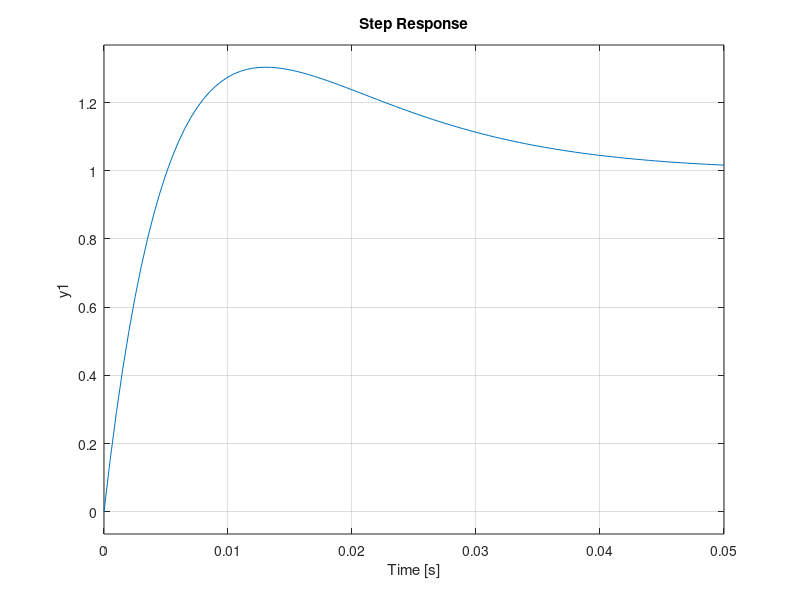

This chart was generated by the following MATLAB code: (Note: this script raises an error after producing the figure.)
% Check the power supply BW
% Compensation TF should be applied on QF not QF/BEND
% Test what the delay should be?  Sample rate or BW reasoning?
% Test the tolerance to parameter uncertainty (TF high poles)
% Timing should not independent of BEND setpoint!
% Check the timing of a point in the middle of the sequence

clear

Fig1 = 7;
Fig2 = 8;

FigN = 19;

% Power supply TF
w = 2 * pi * 7.8;
sys = tf(1,[1/w 1]);
%bode(H)



%%%%%%%%%%%%%%%%%%%%%%%%%%%%%%%%%%
% Compensation Transfer Function %
%%%%%%%%%%%%%%%%%%%%%%%%%%%%%%%%%%

Gain = 1;

% The inverse system
Fc = 2 * pi * 20;      % High frequency poles for the compensation (avoid phase delay!!!)
sysinv = tf([1/w 1], conv([1/Fc 1],[1/Fc 1]));
sysinv1 = sysinv;

% Add a pole (sample rate & compensation)
%wc = 2 * pi * 10;
%sysinv = sysinv * tf(1, [1/wc 1]);

figure(20);
step(sysinv);
%bode(sysinv1, sysinv);


QF   = getpv('QF',   'DVM'); 
QD   = getpv('QD',   'DVM');
BEND = getpv('BEND', 'DVM');

QF = QF(:);
QD = QD(:);
BEND = BEND(:);


fs = 4000;
t = (0:(length(QF)-1)) / fs;


% Filter the BEND but don't add phase delay
BENDRaw = BEND;
[b,a] = fir1(10, .2);
BEND = filtfilt(b, a, BENDRaw);

freqz(b,a,1024,'whole',4000);

QFRaw = QF;
QF = filtfilt(b, a, QFRaw);

QDRaw = QD;
QD = filtfilt(b, a, QDRaw);

figure(FigN);
subplot(3,1,1);
plot(t, [BEND(:) BENDRaw(:)]);
subplot(3,1,2);
plot(t, [QF(:) QFRaw(:)]);
subplot(3,1,3);
plot(t, [QD(:) QDRaw(:)]);


% Goal 
QFratio = QF./BEND; 
QDratio = QD./BEND; 


% Error
QFerr = BEND.*(.520-QFratio);
QDerr = BEND.*(.535-QDratio);


if 1
    TimeFlag = 1;
    x = t;
    xLabelString = 'Time [Seconds]';
else
    TimeFlag = 0;
    x = BEND;
    xLabelString = 'BEND Current [Amps]';
end


B2 = 18;
B100 = 309;
dB = (B100-B2)/98;

i2   = max(find(BEND < B2));
i100 = max(find(BEND < B100));

% 100 point bend table (last point gets dropped later)
B = linspace(B2,B100+dB,100);


% % Find the time step for the ILC linearity correction
% for i = 1:length(B)
%     Index(i) = max(find(BEND < B(i))); 
% end
% dIndex = median(diff(Index));
% Index = dIndex*(0:length(Index)-1)+Index(1);


% Base on time???
[tmp, i2]   = max(find(t < .0177));
[tmp, i100] = max(find(t < .4135));
Index = linspace(i2,i100,100);
%dIndex = Index(2)-Index(1);
dIndex = round(median(diff(Index)));
Index = dIndex*(0:length(Index)-1)+Index(1);


% Zero the error until the system can be controlled
i = find(t < t(Index(1)));
%t_minus_1 = t(Index(1))-(t(Index(2))-t(Index(1)));
%i = find(t < t_minus_1);
%i = find(t < .0225-.004);
%i = find(t < .0225);
QFerr(i) = 0;
QDerr(i) = 0;


% % Slowly zero the error after the top of the ramp
% i = find(t > .85);
% QFerr(i) = linspace(QFerr(i(1)),0,length(i));
% QDerr(i) = linspace(QDerr(i(1)),0,length(i));


% Smooth the error signal without adding phase lag
[b,a] = fir1(20, .02);
QFerrRaw = QFerr;
QFerr = filtfilt(b, a, QFerrRaw);

QDerrRaw = QDerr;
QDerr = filtfilt(b, a, QDerrRaw);

figure(FigN);
subplot(2,1,1);
plot(t, [QFerr(:) QFerrRaw(:)]);
subplot(2,1,2);
plot(t, [QDerr(:) QDerrRaw(:)]);



% Put the waveform to track through the inverse system
[dQFcommand, tinv, xinv] = lsim(sysinv, QFerr, t);
[dQDcommand, tinv, xinv] = lsim(sysinv, QDerr, t);


if 1

    [dQFcommandILC, tinv, xinv] = lsim(sysinv, QFerr(Index), t(Index));
    [dQDcommandILC, tinv, xinv] = lsim(sysinv, QDerr(Index), t(Index));

    % Slide the table 1 point (first point is zero)  ????
    dQFcommandILC(1) = [];
    dQDcommandILC(1) = [];
    Index(end) = [];


    %dQFcommandILC(end) = [];
    %dQDcommandILC(end) = [];
    %Index(end) = [];

elseif 0
    
    % Or be brain dead
    T = .0075;
    NT = round(T/(t(2)-t(1)))
    dQFcommandILC = QFerr(Index+NT);

    dQDcommandILC = QDerr(Index+NT);
    
else

    % Low pass the command and resample but don't add phase delay
    %[b,a] = butter(5,.2);
    %[b,a] = butter(5,.08);
    [b,a] = fir1(50, .01);
    dQFcommand1 = filtfilt(b, a, dQFcommand);
    dQFcommandILC = dQFcommand1(Index);

    dQDcommand1 = filtfilt(b, a, dQDcommand);
    dQDcommandILC = dQDcommand1(Index);

    figure(FigN);
    subplot(2,1,1);
    %plot(t, [dQFcommand(:) dQFcommand1(:)], t(Index), dQFcommandILC,'.r', t,10*(QFratio-.520),'k');
    plot(t, [dQFcommand(:) dQFcommand1(:)], t(Index), dQFcommandILC,'.r', t,10*(QFratio-.520), 'k', t,QFerr,'m', t,QFerrRaw,'m');

    subplot(2,1,2);
    plot(t, [dQDcommand(:) dQDcommand1(:)], t(Index), dQDcommandILC,'.r', t,10*(QDratio-.535), 'k', t,QDerr,'m');
    xlabel('Time [seconds]');
end


% Gain
dQFcommandILC = Gain * dQFcommandILC;
dQDcommandILC = Gain * dQDcommandILC;


% Simulate on 4096 point wave form
dQFcommand = dQFcommand * 0;
dQDcommand = dQDcommand * 0;
for i = 0:dIndex-1
    dQFcommand(Index+i) = dQFcommandILC;
    dQDcommand(Index+i) = dQDcommandILC;
end


% Simulate the result
[dQFsim, t1, x1] = lsim(sys, dQFcommand, t);
[dQDsim, t1, x1] = lsim(sys, dQDcommand, t);


% for i = 1:length(t_ILC)
%     j = max(find(t < t_ILC(i)));
%     QFtable(i) = BEND(j) .* QFcommand(j);
%     QDtable(i) = BEND(j) .* QDcommand(j);
% end



figure(Fig1);
clf reset
subplot(4,1,1);
plot(x, [QF(:) QD(:) BEND(:)]);
legend('QF', 'QD', 'BEND', 'Location', 'NorthWest');
axis tight;

subplot(4,1,2);
plot(x, QFratio);
hold on;
plot(x(Index), QFratio(Index),'.');
plot([min(x) max(x)],[.520 .520],'r');
if ~TimeFlag
    plot([B2   B2],  [-10 10],'r');
    plot([B100 B100],[-10 10],'r');
end
hold off;
ylabel('QF/BEND (Goal .520)');
axis tight;
yaxis([.45 .6]);
grid on;

subplot(4,1,3);
plot(x,[(QFratio-.520) dQFcommand./BEND dQFsim./BEND (QFratio-.520)+dQFsim./BEND]);
ylabel('QF/BEND Error');
%legend('QF/BEND-.520', '\DeltaQFcommand', '\DeltaQFsim', 'QF/BEND-.520+\DeltaQFsim', 0);
legend('QF/BEND-.520', '\DeltaQFcommand/BEND', '\DeltaQFsim/BEND', 'QF/BEND-.520+\DeltaQFsim/BEND', 0); %'Location', 'SouthWest');
axis tight;
%yaxis([-.1 .1]);
grid on;

subplot(4,1,4);
plot(x, dQFcommand);
ylabel('\DeltaQF [Amps]');
xlabel(xLabelString);
axis tight;
%yaxis([-20 20]);
grid on;

if TimeFlag
    hold on;
    plot(t(Index), dQFcommandILC, 'sr', 'MarkerSize',3);
    hold off;
end

orient tall



figure(Fig2);
clf reset
subplot(4,1,1);
plot(x, [QF(:) QD(:) BEND(:)]);
legend('QF', 'QD', 'BEND', 0);
axis tight;

subplot(4,1,2);
plot(x, QDratio);
hold on;
plot(x(Index), QDratio(Index),'.');
plot([min(x) max(x)],[.535 .535],'r');
if ~TimeFlag
    plot([B2   B2],  [-10 10],'r');
    plot([B100 B100],[-10 10],'r');
end
hold off;
ylabel('QD/BEND (Goal .535)');
axis tight;
yaxis([.45 .6]);
grid on;


subplot(4,1,3);
plot(x,[(QDratio-.520) dQDcommand./BEND dQDsim./BEND (QDratio-.520)+dQDsim./BEND]);
ylabel('QD/BEND Error');
%legend('QD/BEND-.520', '\DeltaQDcommand', '\DeltaQDsim', 'QD/BEND-.520+\DeltaQDsim', 0);
legend('QD/BEND-.520', '\DeltaQDcommand/BEND', '\DeltaQDsim/BEND', 'QD/BEND-.520+\DeltaQDsim/BEND', 0); %'Location', 'SouthWest');
axis tight;
%yaxis([-.1 .1]);
grid on;

subplot(4,1,4);
plot(x, dQDcommand);
ylabel('\DeltaQD [Amps]');
xlabel(xLabelString);
axis tight;
%yaxis([-20 20]);
grid on;

if TimeFlag
    hold on;
    plot(t(Index), dQDcommandILC, 'sr', 'MarkerSize',3);
    hold off;
end

orient tall



%%%%%%%%%%%%%%%%%%%%%
% Set the ILC table %
%%%%%%%%%%%%%%%%%%%%%

QF_ILC = getpv('QF', 'ILCTrim');
QD_ILC = getpv('QD', 'ILCTrim');

if length(dQFcommandILC) == 100
    QF_ILC = QF_ILC + dQFcommandILC';
    QD_ILC = QD_ILC + dQDcommandILC';
else
    QF_ILC(2:100) = QF_ILC(2:100) + dQFcommandILC';
    QD_ILC(2:100) = QD_ILC(2:100) + dQDcommandILC';
end


tmp = questdlg('Change the linearity correction?','matchramp_ild','Yes','No','No');
if ~strcmpi(tmp,'Yes')
    fprintf('  No change made QF or QD linearity correction table.\n');
    return
else
    fprintf('  QF & QD linearity correction table updated.\n');
    setpv('QF', 'ILCTrim', QF_ILC, [1 1]);
    setpv('QD', 'ILCTrim', QD_ILC, [1 1]);
end



%QFtable = [1.8 QFtable];
%QDtable = [1.8 QDtable];


% for i = 1:length(B)
%     j = max(find(BEND < B(i)));
%     QFtable(i) = BEND(j) .* QFcommand(j);
%     QDtable(i) = BEND(j) .* QDcommand(j);
% end
% 
% figure(Fig1);
% subplot(4,1,3);
% plot(x,[QFratio-.520 QFcommand QFsim QFratio-.535+QFsim]);
% ylabel('QF/BEND Error');
% legend('QF/BEND-.520', '\DeltaQFcommand', '\DeltaQFsim', 'QF/BEND-.535+\DeltaQFsim', 'Location', 'SouthWest');
% axis tight;
% yaxis([-.1 .1]);
% 
% subplot(4,1,4);
% plot(x, BEND .* QFcommand);
% if ~TimeFlag
%     hold on;
%     plot(B, QFtable, 'sr', 'MarkerSize',3);
%     plot([B2   B2],  [-1000 1000],'r');
%     plot([B100 B100],[-1000 1000],'r');
%     hold off;
% end
% ylabel('\DeltaQF [Amps]');
% xlabel(xLabelString);
% axis tight;
% yaxis([-20 20]);
% grid on;
% 
% 
% figure(Fig2);
% subplot(4,1,3);
% %plot(x, [QDratio QDcommand QDsim QDratio+QDsim]);
% plot(x, [QDratio-.535 QDcommand QDsim QDratio-.535+QDsim]);
% ylabel('QD/BEND Error');
% legend('QD/BEND-.535', '\DeltaQDcommand', '\DeltaQDsim', 'QD/BEND-.535+\DeltaQDsim', 'Location', 'SouthWest');
% axis tight;
% yaxis([-.1 .1]);
% 
% subplot(4,1,4);
% plot(x, BEND .* QDcommand);
% if ~TimeFlag
%     hold on;
%     plot(B, QDtable, 'sr', 'MarkerSize',3);
%     plot([B2   B2],  [-1000 1000],'r');
%     plot([B100 B100],[-1000 1000],'r');
%     hold off;
% end
% ylabel('\DeltaQD [Amps]');
% xlabel(xLabelString);
% axis tight;
% yaxis([-20 20]);
% grid on;

% ysim = 0;
% clf
% for i = 1:10
%     Err = QFratio - ysim;
%     [yr, tr, xr] = lsim(sysr, Err, t);
% 
%     unew = unew + yr;
%     [ysim, t1, x] = lsim(sys,unew,t);
% 
%     plot(t,[unew(:) yr(:) ysim(:) QFratio(:)]);
% 
%     legend('unew','yr','ysim','QFratio');
%     
%     %[ysim, t1, x] = lsim(sys,unew,t);
%     %plot(t,[unew(:) ysim(:) QFratio(:)]);
%     %unew = unew + (QFratio-ysim(:)');
%     
%     i; %pause;
% end



